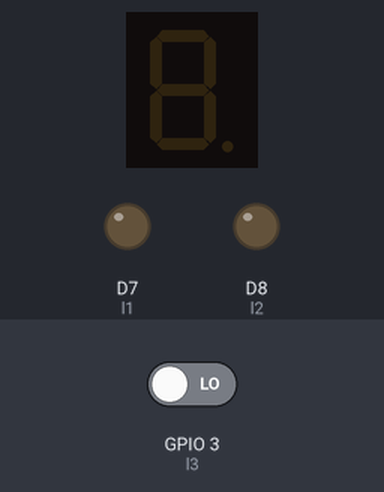
This sketch was run on a simulated ESP8266 (NodeMCU). Shown: 1-digit seven-segment display, output pins drawn as LEDs (lit = HIGH). Wiring (inferred from the names in the program): 1-digit 7-segment display, segments lit when HIGH: segments D0, D1, D2, D3, D4, D5, D6. The test bench sets the inputs (shaded band); at power-on: GPIO 3 (l3) LOW. WiFi joins after 1.5 s; servers stay silent unless stated; the segment pins are drawn as the display they are named for; pins used as bus, display or sensor lines are not drawn.

Above: at 3.0 s.
3.1 s: GPIO 3 (l3) driven HIGH
At 3.7 s:
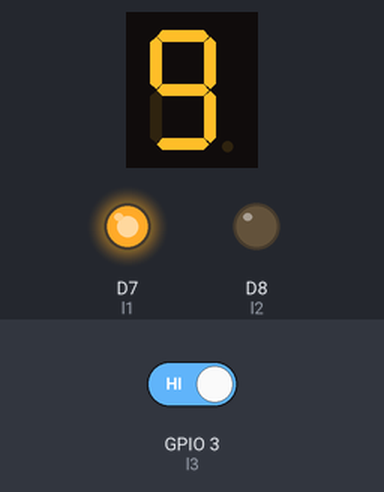
6.1 s: GPIO 3 (l3) driven LOW
At 9.2 s:
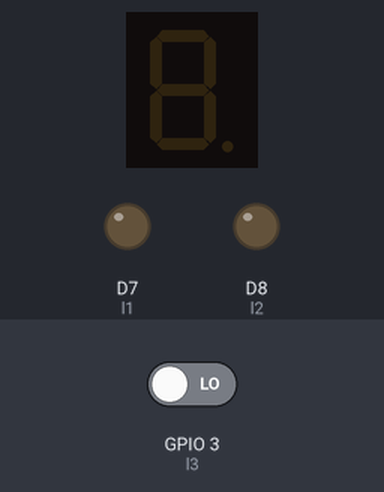
Timing chart, 0 to 10.7 s (numbered marks = the images above; inputs shaded):
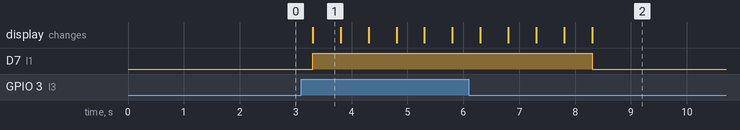

The sketch:

sketch_aug17g.ino
```cpp
// (licence header left out)
/* Comment this out to disable prints and save space */
#define BLYNK_PRINT Serial


#include <ESP8266WiFi.h>
#include <BlynkSimpleEsp8266.h>
const int a =D0;
const int b =D1;
const int c =D2;
const int d =D3;
const int e =D4;
const int f =D5;
const int g =D6;
const int l1 = D7;
const int l2 = D8;
const int l3 = D9;
int buttonPin=0;

// You should get Auth Token in the Blynk App.
// Go to the Project Settings (nut icon).
char auth[] = "937742cd741c4c42b71aa938bed62533";

// Your WiFi credentials.
// Set password to "" for open networks.
char ssid[] = "Ali akber";
char pass[] = "aliakberfaiz123";

void setup()
{
  // Debug console
  Serial.begin(9600);

  Blynk.begin(auth, ssid, pass);
  pinMode(a,OUTPUT);
pinMode(b,OUTPUT);
pinMode(c,OUTPUT);
pinMode(d,OUTPUT);
pinMode(e,OUTPUT);
pinMode(f,OUTPUT);
pinMode(g,OUTPUT);
pinMode(l1,OUTPUT);
pinMode(l2,OUTPUT);
pinMode(l3,INPUT);
}

void loop()
{
  Blynk.run();
  buttonPin=digitalRead(l3);
  if(buttonPin==HIGH)
  {
   traffic();
   }
   else
   displayOff();
}
void traffic(){
  digitalWrite(l1,HIGH);

 cd();
  digitalWrite(l1,LOW);
}
void cd(){ nine();
  eight();
  seven();
  six();
  five();
  four();
  three();
  two();
  one();
  zero();}
void zero(){ digitalWrite(a,HIGH);
             digitalWrite(b,HIGH);
             digitalWrite(c,HIGH);
             digitalWrite(d,HIGH);
             digitalWrite(e,HIGH);
             digitalWrite(f,HIGH);
             digitalWrite(g,LOW);
             delay(500);}
void one(){digitalWrite(a,LOW);
             digitalWrite(b,HIGH);
             digitalWrite(c,HIGH);
             digitalWrite(d,LOW);
             digitalWrite(e,LOW);
             digitalWrite(f,LOW);
             digitalWrite(g,LOW); delay(500);}
void two(){digitalWrite(a,HIGH);
             digitalWrite(b,HIGH);
             digitalWrite(c,LOW);
             digitalWrite(d,HIGH);
             digitalWrite(e,HIGH);
             digitalWrite(f,LOW);
             digitalWrite(g,HIGH); delay(500);}
void three(){digitalWrite(a,HIGH);
             digitalWrite(b,HIGH);
             digitalWrite(c,HIGH);
             digitalWrite(d,HIGH);
             digitalWrite(e,LOW);
             digitalWrite(f,LOW);
             digitalWrite(g,HIGH); delay(500);}
void four(){digitalWrite(a,LOW);
             digitalWrite(b,HIGH);
             digitalWrite(c,HIGH);
             digitalWrite(d,LOW);
             digitalWrite(e,LOW);
             digitalWrite(f,HIGH);
             digitalWrite(g,HIGH); delay(500);}
void five(){digitalWrite(a,HIGH);
             digitalWrite(b,LOW);
             digitalWrite(c,HIGH);
             digitalWrite(d,HIGH);
             digitalWrite(e,LOW);
             digitalWrite(f,HIGH);
             digitalWrite(g,HIGH); delay(500);}
void six(){digitalWrite(a,HIGH);
             digitalWrite(b,LOW);
             digitalWrite(c,HIGH);
             digitalWrite(d,HIGH);
             digitalWrite(e,HIGH);
             digitalWrite(f,HIGH);
             digitalWrite(g,HIGH); delay(500);}
void seven(){digitalWrite(a,HIGH);
             digitalWrite(b,HIGH);
             digitalWrite(c,HIGH);
             digitalWrite(d,LOW);
             digitalWrite(e,LOW);
             digitalWrite(f,LOW);
             digitalWrite(g,LOW); delay(500);}
void eight(){digitalWrite(a,HIGH);
             digitalWrite(b,HIGH);
             digitalWrite(c,HIGH);
             digitalWrite(d,HIGH);
             digitalWrite(e,HIGH);
             digitalWrite(f,HIGH);
             digitalWrite(g,HIGH); delay(500);}
void nine(){digitalWrite(a,HIGH);
             digitalWrite(b,HIGH);
             digitalWrite(c,HIGH);
             digitalWrite(d,HIGH);
             digitalWrite(e,LOW);
             digitalWrite(f,HIGH);
             digitalWrite(g,HIGH); delay(500);}
void displayOff(){
   digitalWrite(a,LOW);
             digitalWrite(b,LOW);
             digitalWrite(c,LOW);
             digitalWrite(d,LOW);
             digitalWrite(e,LOW);
             digitalWrite(f,LOW);
             digitalWrite(g,LOW);
             digitalWrite(l1,LOW);
             digitalWrite(l2,LOW);
             //digitalWrite(l3,LOW);
             delay(500);

  }
```

Measured:
- after the input at 3.1 s, D7 (l1): LOW → HIGH after 0.20 s; the display: changes after 0.20 s (image 1)
- after the input at 6.1 s, D7 (l1): HIGH → LOW after 2.2 s
- what the display in image 1 shows lasts 0.5 s, from 3.3 s to 3.8 s
